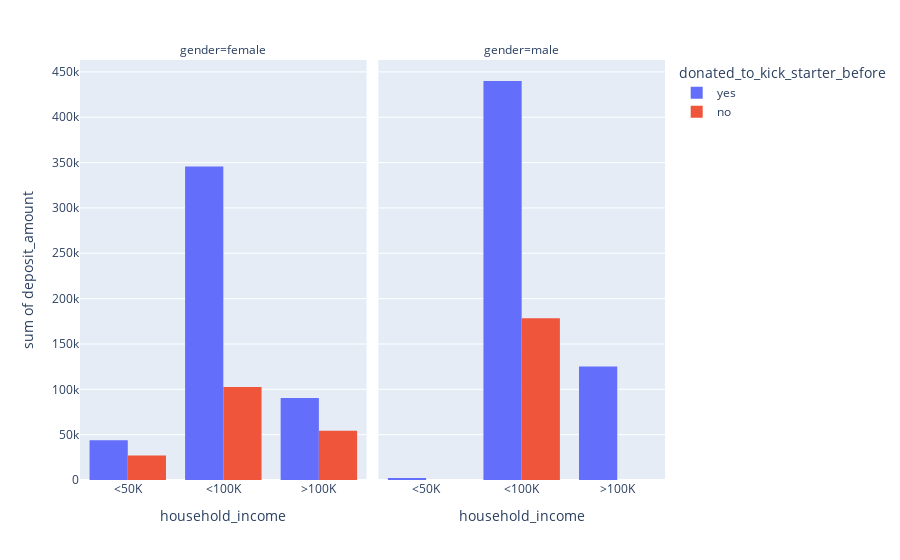

Notebook cell for this chart:
### Code cell
import plotly.express as px
fig = px.histogram(df1, x='household_income', y='deposit_amount', facet_col='gender', color='donated_to_kick_starter_before')
fig.update_layout(barmode='group')
fig

### Figure 1 — Plotly figure (JSON) as saved in the notebook; plotly's stock layout.template omitted (floating-point values rounded to 4 significant figures; data arrays with more than 128 entries replaced by an {"elided": "..."} marker saying what was removed)
{"data": [{"alignmentgroup": "True", "bingroup": "x", "histfunc": "sum", "hovertemplate": "donated_to_kick_starter_before=yes<br>gender=female<br>household_income=%{x}<br>sum of deposit_amount=%{y}<extra></extra>", "legendgroup": "yes", "marker": {"color": "#636efa"}, "name": "yes", "offsetgroup": "yes", "orientation": "v", "showlegend": true, "type": "histogram", "x": {"elided": "3136 str values"}, "xaxis": "x", "y": {"elided": "3136 int values"}, "yaxis": "y"}, {"alignmentgroup": "True", "bingroup": "x", "histfunc": "sum", "hovertemplate": "donated_to_kick_starter_before=yes<br>gender=male<br>household_income=%{x}<br>sum of deposit_amount=%{y}<extra></extra>", "legendgroup": "yes", "marker": {"color": "#636efa"}, "name": "yes", "offsetgroup": "yes", "orientation": "v", "showlegend": false, "type": "histogram", "x": {"elided": "3620 str values"}, "xaxis": "x2", "y": {"elided": "3620 int values"}, "yaxis": "y2"}, {"alignmentgroup": "True", "bingroup": "x", "histfunc": "sum", "hovertemplate": "donated_to_kick_starter_before=no<br>gender=female<br>household_income=%{x}<br>sum of deposit_amount=%{y}<extra></extra>", "legendgroup": "no", "marker": {"color": "#EF553B"}, "name": "no", "offsetgroup": "no", "orientation": "v", "showlegend": true, "type": "histogram", "x": {"elided": "1590 str values"}, "xaxis": "x", "y": {"elided": "1590 int values"}, "yaxis": "y"}, {"alignmentgroup": "True", "bingroup": "x", "histfunc": "sum", "hovertemplate": "donated_to_kick_starter_before=no<br>gender=male<br>household_income=%{x}<br>sum of deposit_amount=%{y}<extra></extra>", "legendgroup": "no", "marker": {"color": "#EF553B"}, "name": "no", "offsetgroup": "no", "orientation": "v", "showlegend": false, "type": "histogram", "x": {"elided": "1654 str values"}, "xaxis": "x2", "y": {"elided": "1654 int values"}, "yaxis": "y2"}], "layout": {"annotations": [{"font": {}, "showarrow": false, "text": "gender=female", "x": 0.245, "xanchor": "center", "xref": "paper", "y": 1, "yanchor": "bottom", "yref": "paper"}, {"font": {}, "showarrow": false, "text": "gender=male", "x": 0.755, "xanchor": "center", "xref": "paper", "y": 1, "yanchor": "bottom", "yref": "paper"}], "barmode": "group", "legend": {"title": {"text": "donated_to_kick_starter_before"}, "tracegroupgap": 0}, "margin": {"t": 60}, "xaxis": {"anchor": "y", "domain": [0, 0.49], "title": {"text": "household_income"}}, "xaxis2": {"anchor": "y2", "domain": [0.51, 1], "matches": "x", "title": {"text": "household_income"}}, "yaxis": {"anchor": "x", "domain": [0, 1], "title": {"text": "sum of deposit_amount"}}, "yaxis2": {"anchor": "x2", "domain": [0, 1], "matches": "y", "showticklabels": false}}}
